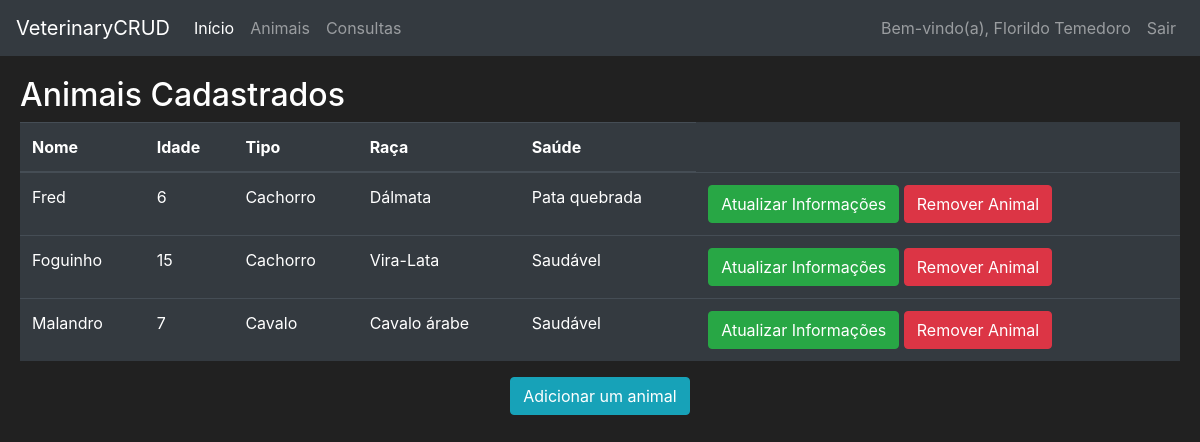
Before: /animals (signed in) with the older database file.
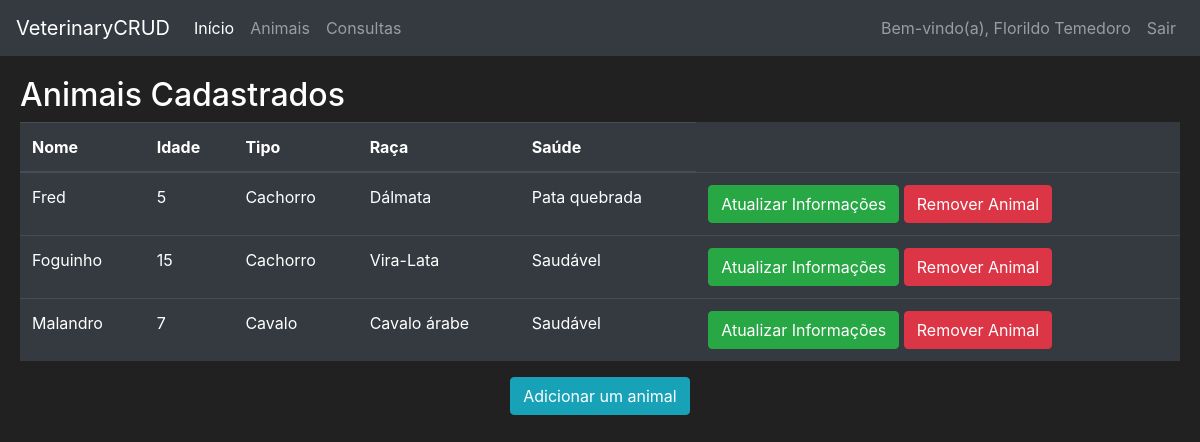
After: the same page with the newer database file.
### veterinary/models.py (models this page shows, shortened)
class User(db.Model, UserMixin):
    __tablename__ = 'user'
    login = db.Column(db.String(length=10), primary_key=True)
    name = db.Column(db.String(length=50), nullable=False, unique=True)
    cpf = db.Column(db.String(length=11), nullable=False, unique=True)
    password_hash = db.Column(db.String(length=60), nullable=False)
    user_type = db.Column(db.String(length=50), nullable=False)
    __mapper_args__ = {
        'polymorphic_identity':'user',
        'polymorphic_on':user_type
    }
    @property
    def password(self):
        return self.password
    def is_client(self):
        return self.user_type == 'client'
    def is_veterinarian(self):
        return self.user_type == 'veterinarian'

class Animal(db.Model):
    id = db.Column(db.Integer(), primary_key=True)
    name = db.Column(db.String(length=20), nullable=False)
    age = db.Column(db.Integer(), nullable=False)
    type = db.Column(db.String(length=15), nullable=False)
    race = db.Column(db.String(length=20), nullable=False)
    health = db.Column(db.String(length=30), nullable=False)
    client_login = db.Column(db.String(length=10), db.ForeignKey('user.login'), nullable=False)
    consultations = db.relationship('Consultation', backref='animal', lazy=True)
    def has_consults(self):
        return Consultation.query.filter_by(animal_id=self.id).first() is not None

### veterinary/routes.py (the view, shortened to what this page needs)
@app.route('/animals', methods=['GET', 'POST'])
@login_required
def animals_page():
    update_animal_form = RegisterAnimalForm()
    register_animal_form = RegisterAnimalForm()
    delete_animal_form = ConfirmForm()
    update_health_form = UpdateHealthForm()
    if request.method == "GET":
        if current_user.is_client():
            animals = Animal.query.filter_by(client_login=current_user.login)
        elif current_user.is_veterinarian():
            animals = Animal.query.all()
        return render_template('animals.html',
                               animals=animals,
                               update_animal_form=update_animal_form,
                               register_animal_form=register_animal_form,
                               delete_animal_form=delete_animal_form,
                               update_health_form=update_health_form,
                               User=User)

### veterinary/forms.py (called while the page is built)
    def insert_default(self, animal):
        self.name.default = animal.name
        self.age.default = animal.age
        self.type.default = animal.type
        self.race.default = animal.race

### veterinary/models.py (called while the page is built)
@login_manager.user_loader
def load_user(user_login):
    return User.query.get(user_login)

### veterinary/templates/animals.html (shortened to what this page needs)
{% extends 'base.html' %}
{% block content %}
<div class="row" style="margin-top:20px; margin-left:20px; margin-right:20px">
    <h2>Animais Cadastrados</h2>
    <br>
    <table class="table table-hover table-dark">
        <thead>
            <tr>
                <th scope="col">Nome</th>
                <th scope="col">Idade</th>
                <th scope="col">Tipo</th>
                <th scope="col">Raça</th>
                <th scope="col">Saúde</th>
            </tr>
        </thead>
        <tbody>
        {% for animal in animals %}
        <tr>
            <td>{{ animal.name }}</td>
            <td>{{ animal.age }}</td>
            <td>{{ animal.type }}</td>
            <td>{{ animal.race }}</td>
            <td>{{ animal.health }}</td>
            <td>
                {% if current_user.is_client() %}
                    <button class="btn btn-outline btn-success" data-toggle="modal"
                            data-target="#Modal-UpdateInfo-{{ animal.id }}">Atualizar Informações
                    </button>
                    <button class="btn btn-outline btn-danger" data-toggle="modal"
                            data-target="#Modal-DeleteAnimal-{{ animal.id }}">Remover Animal
                    </button>
                {% else %}
                    <button class="btn btn-outline btn-success" data-toggle="modal"
                            data-target="#Modal-UpdateHealth-{{ animal.id }}">Atualizar Saúde
                    </button>
                {% endif %}
            </td>
        </tr>
        {% endfor %}
        </tbody>
    </table>
    <div class="container">
        {% if current_user.is_client() %}
            <div class="row justify-content-md-center">
                <button class="btn btn-outline btn-info" data-toggle="modal"
                        data-target="#Modal-AddIAnimal">Adicionar um animal
                </button>
            </div>
        {% endif %}
    </div>
</div>
{% endblock %}

### veterinary/templates/base.html (shortened to what this page needs)
<!doctype html>
<html lang="en">
   <head>
      <link rel="stylesheet" href="https://cdn.jsdelivr.net/npm/bootstrap@4.5.3/dist/css/bootstrap.min.css">
   </head>
   <body>
    <nav class="navbar navbar-expand-md navbar-dark bg-dark">
      <a class="navbar-brand" href="#">VeterinaryCRUD</a>
      <div class="collapse navbar-collapse" id="navbarNav">
        <ul class="navbar-nav mr-auto">
            <li class="nav-item active">
                <a class="nav-link" href="{{ url_for('home_page') }}">Início <span class="sr-only">(current)</span></a>
            </li>
            {% if current_user.is_authenticated %}
                <li class="nav-item">
                    <a class="nav-link" href="{{ url_for('animals_page') }}">Animais</a>
                </li>
                <li class="nav-item">
                    <a class="nav-link" href="{{ url_for('consultations_page') }}">Consultas</a>
                </li>
            {% endif %}
        </ul>
        <ul class="navbar-nav">
            {% if current_user.is_authenticated %}
            <li class="nav-item">
                <a class="nav-link">Bem-vindo(a), {{ current_user.name }}</a>
            </li>
            <li class="nav-item">
                <a class="nav-link" href="{{ url_for('logout_page') }}">Sair</a>
            </li>
            {% endif %}
        </ul>
      </div>
    </nav>
      {% block content %}
      {% endblock %}
   </body>
</html>

### veterinary/templates/includes/update_animal_modal.html (shortened to what this page needs)
{% extends 'includes/base_modal.html' %}

### veterinary/templates/includes/delete_animal_modal.html (shortened to what this page needs)
{% extends 'includes/base_modal.html' %}

### veterinary/templates/includes/update_animal_health_modal.html (shortened to what this page needs)
{% extends 'includes/base_modal.html' %}

### veterinary/templates/includes/add_animal_modal.html (shortened to what this page needs)
{% extends 'includes/base_modal.html' %}

### veterinary/templates/base.html (style rules this page uses)
body { background-color: #212121; color: white }

Changed rows visible on the page:
changed Animal "Fred": age "6" → "5"
